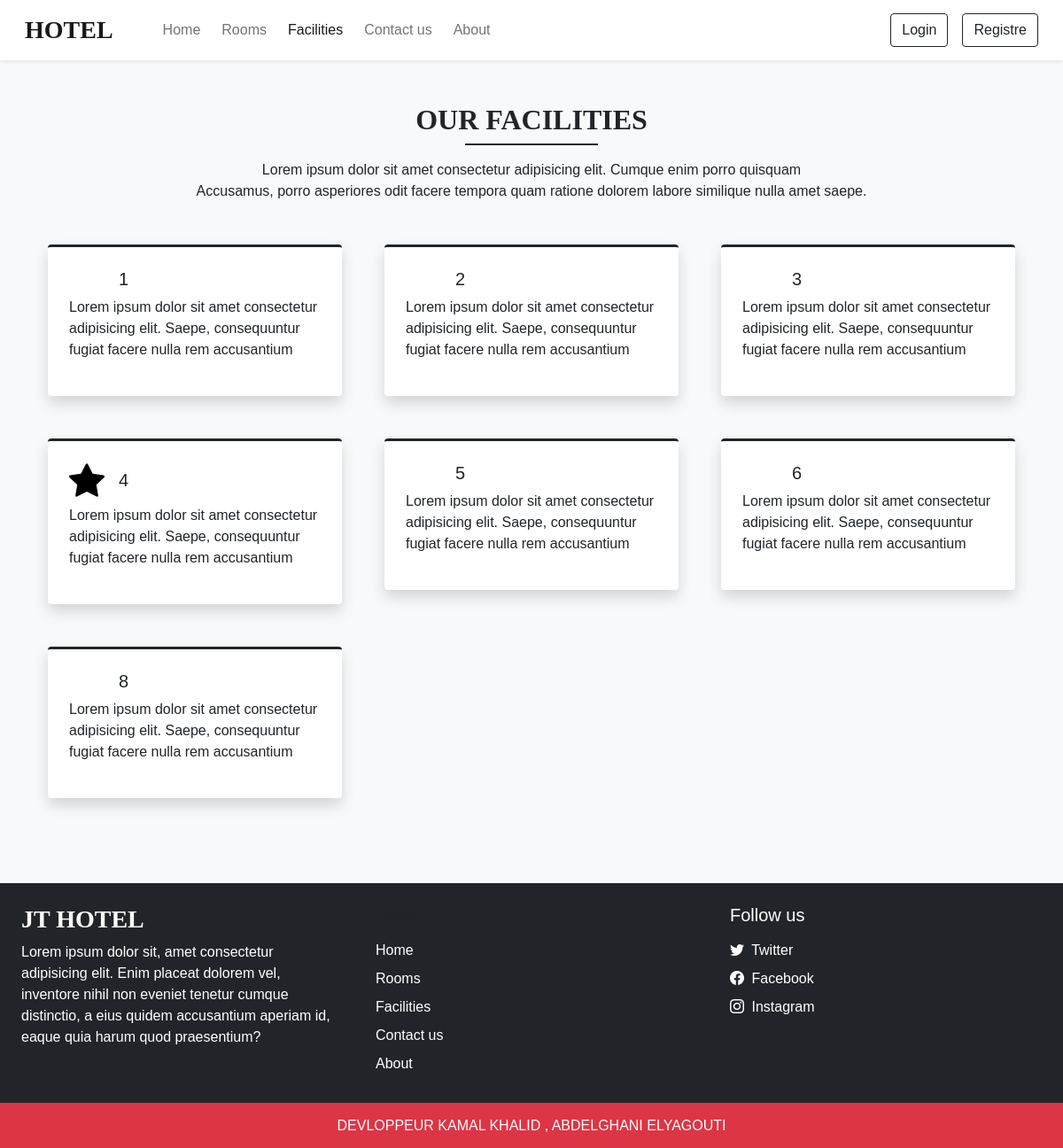
/facilities.php, run on an earlier commit of the app's database.
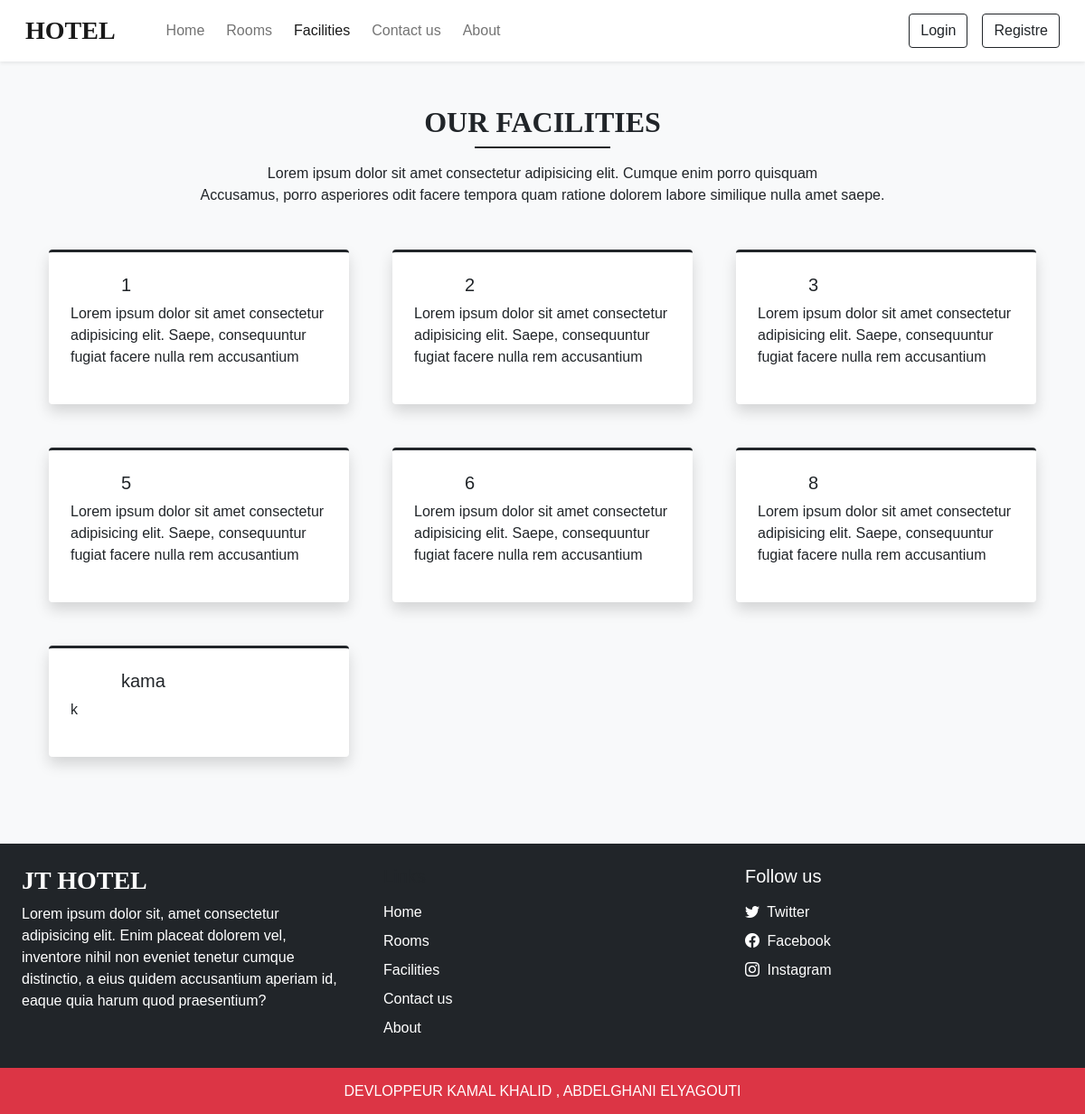
And on a later commit of the database.
### tables this page shows
CREATE TABLE `facilities` (
  `id` int(11) NOT NULL,
  `icon` varchar(100) NOT NULL,
  `name` varchar(50) NOT NULL,
  `description` varchar(250) NOT NULL
);

### admin/inc/db_config.php (called while the page is built, shortened)
<?php
function selectAll($table)
{
    $con = $GLOBALS['con'];
    $res = mysqli_query($con, "SELECT * FROM $table ");
    return $res ;
}
?>

### facilities.php (the view, shortened to what this page needs)
<!DOCTYPE html>
<html lang="en">
<head>
    <?php require ('inc/links.php') ?>
</head>
<body class="bg-light">
    <?php
    require ('inc/header.php');
    ?>
    <div class="my-5 px-4">
        <h2 class="fw-bold h-font text-center">OUR FACILITIES</h2>
        <div class="h-line bg-dark "></div>
        <p class="text-center mt-3">Lorem ipsum dolor sit amet consectetur adipisicing elit. Cumque enim porro quisquam
            <br> Accusamus, porro asperiores odit facere tempora quam ratione dolorem labore similique nulla
            amet saepe.
        </p>
    </div>
    <div class="container">
        <div class="row">
            <?php
            $res = selectAll('facilities');
            $path = FACILITIES_IMG_PATH;
            while ($row = mysqli_fetch_assoc($res)) {
                echo <<<data
                         <div class="col-lg-4 col-md-6 mb-5 px-4 ">
                             <div class="bg-white rounded  shadow p-4 border-top border-3 border-dark pop">
                                 <div class="d-flex align-items-center mb-2">
                                     <img src="$path/$row[icon]" width="40px" alt="">
                                     <h5 class="m-0 ms-3">$row[name]</h5>
                                 </div>
                                 <p>$row[description]</p>
                              </div>
                          </div>
                        data;
            }
            ?>
        </div>
    </div>
    <?php require ('inc/footer.php'); ?>
</body>
</html>

What changed in the data, as far as the page shows it:
removed facilities: icon (picture), name "4", description "Lorem ipsum dolor sit amet consectetur adipisicing elit. Saepe, consequuntur fugiat facere nulla rem accusantium"
added facilities: name "kama", description "k"
